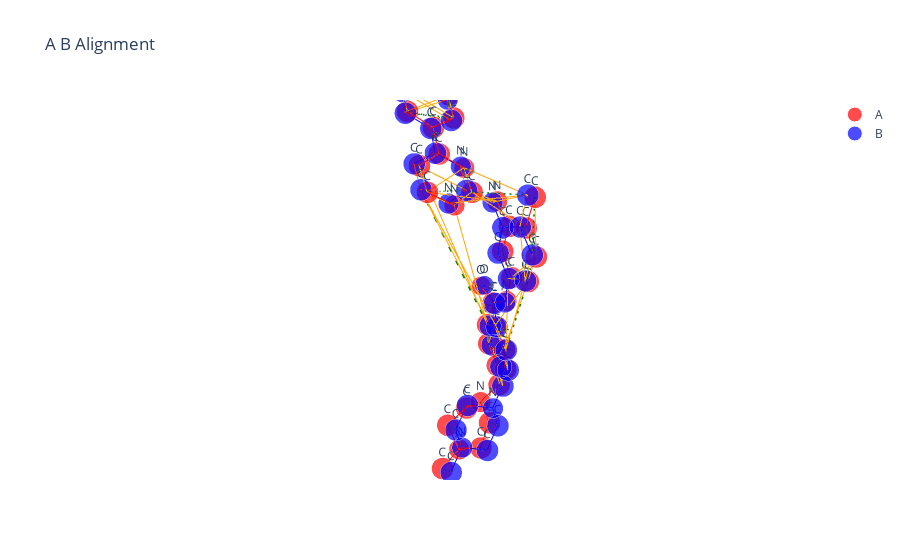

Notebook source saved alongside this figure:
### Code cell
data_path = "../Data/extra_bio_ligands"
ligand = '4csv_imatinib'
i = 21
nameB = f'{ligand}_model_{str(i)}_chainB_pH74'+'_arbalign.xyz'
path1 = os.path.join(data_path, 'extra_bio_ligands_reference', ligand+'.xyz')
path2 = os.path.join('arbalign_output', f'{ligand}_model_{str(i)}_chainB_pH74'+'-aligned_to-'+ligand+'.xyz')
molA = next(pybel.readfile("xyz", path1))
molB = next(pybel.readfile("xyz", path2))
X_A, T_A, B_A = otm.tl.process_molecule(molA, heavy_atoms_only=True) 
X_B, T_B, B_B = otm.tl.process_molecule(molB, heavy_atoms_only=True)
X_B_aligned, _, _ = otm.tl.kabsch(X_A, X_B, np.eye(X_A.shape[0]))
otm.tl.write_xyz_with_custom_labels(
    os.path.join('arbalign_output', nameB), 
    X_B_aligned, 
    T_B,
    comment="aligned by ArbAlign")
print(otm.tl.root_mean_square_deviation(X_A, X_B_aligned))
otm.pl.interactive_alignment_plot(X_A, X_B_aligned, T_A, T_B, B_A, B_B, assignment=np.arange(X_A.shape[0]))

### Figure 1 — Plotly figure (JSON) as saved in the notebook; plotly's stock layout.template omitted (floating-point values rounded to 4 significant figures)
{"data": [{"marker": {"color": "red", "size": [15.2, 15.2, 15.2, 15.2, 14.2, 15.2, 15.2, 15.2, 15.2, 14.2, 15.2, 14.2, 14.2, 15.2, 15.2, 15.2, 15.2, 15.2, 15.2, 14.2, 15.2, 15.2, 15.2, 15.2, 15.2, 15.2, 15.2, 15.2, 14.2, 15.2, 15.2, 14.2, 15.2, 15.2, 15.2, 13.2, 15.2], "symbol": "circle"}, "mode": "markers+text", "name": "A", "text": ["C", "C", "C", "C", "N", "C", "C", "C", "C", "N", "C", "N", "N", "C", "C", "C", "C", "C", "C", "N", "C", "C", "C", "C", "C", "C", "C", "C", "N", "C", "C", "N", "C", "C", "C", "O", "C"], "textposition": "top center", "type": "scatter3d", "x": [-21.68, -21.07, -21.83, -23.22, -23.8, -23.06, -21.19, -19.82, -19.33, -20.14, -21.45, -21.95, -22.43, -22.17, -21.68, -21.22, -21.17, -21.58, -22.07, -21.45, -21.73, -21.75, -21.24, -21.31, -21.87, -22.39, -22.34, -21.95, -20.77, -20.85, -19.54, -18.27, -17.23, -18.44, -19.45, -22.02, -21.76], "y": [2.567, 3.497, 4.438, 4.419, 3.486, 2.583, 5.482, 5.628, 6.653, 7.528, 7.382, 6.381, 8.101, 9.127, 10.41, 11.4, 11.18, 9.957, 8.93, 9.867, 8.822, 9.024, 10.16, 10.31, 9.316, 8.173, 8.045, 9.502, 9.144, 9.852, 10.38, 9.84, 9.551, 8.765, 9.236, 7.703, 10.64], "z": [7.269, 6.454, 5.751, 5.931, 6.732, 7.402, 4.881, 4.715, 3.906, 3.302, 3.484, 4.244, 2.954, 2.106, 2.673, 1.824, 0.458, -0.108, 0.726, -1.462, -2.275, -3.765, -4.361, -5.739, -6.539, -5.942, -4.557, -8.032, -8.87, -10.18, -10.81, -10.23, -11.24, -9.23, -8.213, -1.904, 4.162]}, {"marker": {"color": "blue", "size": [15.2, 15.2, 15.2, 15.2, 14.2, 15.2, 15.2, 15.2, 15.2, 14.2, 15.2, 14.2, 14.2, 15.2, 15.2, 15.2, 15.2, 15.2, 15.2, 14.2, 15.2, 15.2, 15.2, 15.2, 15.2, 15.2, 15.2, 15.2, 14.2, 15.2, 15.2, 14.2, 15.2, 15.2, 15.2, 13.2, 15.2], "symbol": "circle"}, "mode": "markers+text", "name": "B", "text": ["C", "C", "C", "C", "N", "C", "C", "C", "C", "N", "C", "N", "N", "C", "C", "C", "C", "C", "C", "N", "C", "C", "C", "C", "C", "C", "C", "C", "N", "C", "C", "N", "C", "C", "C", "O", "C"], "textposition": "top center", "type": "scatter3d", "x": [-21.92, -23.3, -21.92, -21.23, -23.98, -23.29, -21.24, -19.86, -21.42, -20.1, -21.53, -22.02, -22.25, -21.81, -21.45, -20.99, -21.24, -21.34, -21.74, -21.29, -21.74, -21.77, -21.31, -21.91, -22.45, -22.38, -19.3, -21.99, -20.73, -20.92, -19.57, -18.6, -17.31, -18.43, -19.76, -22.1, -21.06], "y": [2.203, 4.173, 4.153, 3.139, 3.246, 2.279, 5.178, 5.23, 7.055, 7.192, 10.42, 6.098, 7.97, 9.033, 10.26, 11.15, 10.28, 9.958, 8.912, 9.917, 8.915, 9.151, 10.48, 9.543, 8.398, 8.207, 6.262, 9.75, 10.11, 10.43, 10.84, 9.763, 10.16, 9.421, 9.034, 7.857, 11.3], "z": [7.012, 5.748, 5.632, 6.28, 6.469, 7.083, 4.836, 4.688, 3.488, 3.295, 4.257, 4.227, 2.906, 2.14, 2.748, 0.57, -4.31, -0.04049, 0.7508, -1.45, -2.266, -3.734, -5.686, -6.516, -5.944, -4.573, 3.916, -7.992, -8.576, -9.994, -10.62, -10.46, -11.04, -9.033, -8.423, -1.824, 1.949]}, {"line": {"color": "red", "width": 2}, "mode": "lines", "showlegend": false, "type": "scatter3d", "x": [-21.68, -21.07], "y": [2.567, 3.497], "z": [7.269, 6.454]}, {"line": {"color": "red", "width": 2}, "mode": "lines", "showlegend": false, "type": "scatter3d", "x": [-21.68, -23.06], "y": [2.567, 2.583], "z": [7.269, 7.402]}, {"line": {"color": "red", "width": 2}, "mode": "lines", "showlegend": false, "type": "scatter3d", "x": [-21.07, -21.83], "y": [3.497, 4.438], "z": [6.454, 5.751]}, {"line": {"color": "red", "width": 2}, "mode": "lines", "showlegend": false, "type": "scatter3d", "x": [-21.83, -23.22], "y": [4.438, 4.419], "z": [5.751, 5.931]}, {"line": {"color": "red", "width": 2}, "mode": "lines", "showlegend": false, "type": "scatter3d", "x": [-21.83, -21.19], "y": [4.438, 5.482], "z": [5.751, 4.881]}, {"line": {"color": "red", "width": 2}, "mode": "lines", "showlegend": false, "type": "scatter3d", "x": [-23.22, -23.8], "y": [4.419, 3.486], "z": [5.931, 6.732]}, {"line": {"color": "red", "width": 2}, "mode": "lines", "showlegend": false, "type": "scatter3d", "x": [-23.8, -23.06], "y": [3.486, 2.583], "z": [6.732, 7.402]}, {"line": {"color": "red", "width": 2}, "mode": "lines", "showlegend": false, "type": "scatter3d", "x": [-21.19, -19.82], "y": [5.482, 5.628], "z": [4.881, 4.715]}, {"line": {"color": "red", "width": 2}, "mode": "lines", "showlegend": false, "type": "scatter3d", "x": [-21.19, -21.95], "y": [5.482, 6.381], "z": [4.881, 4.244]}, {"line": {"color": "red", "width": 2}, "mode": "lines", "showlegend": false, "type": "scatter3d", "x": [-19.82, -19.33], "y": [5.628, 6.653], "z": [4.715, 3.906]}, {"line": {"color": "red", "width": 2}, "mode": "lines", "showlegend": false, "type": "scatter3d", "x": [-19.33, -20.14], "y": [6.653, 7.528], "z": [3.906, 3.302]}, {"line": {"color": "red", "width": 2}, "mode": "lines", "showlegend": false, "type": "scatter3d", "x": [-20.14, -21.45], "y": [7.528, 7.382], "z": [3.302, 3.484]}, {"line": {"color": "red", "width": 2}, "mode": "lines", "showlegend": false, "type": "scatter3d", "x": [-21.45, -21.95], "y": [7.382, 6.381], "z": [3.484, 4.244]}, {"line": {"color": "red", "width": 2}, "mode": "lines", "showlegend": false, "type": "scatter3d", "x": [-21.45, -22.43], "y": [7.382, 8.101], "z": [3.484, 2.954]}, {"line": {"color": "red", "width": 2}, "mode": "lines", "showlegend": false, "type": "scatter3d", "x": [-22.43, -22.17], "y": [8.101, 9.127], "z": [2.954, 2.106]}, {"line": {"color": "red", "width": 2}, "mode": "lines", "showlegend": false, "type": "scatter3d", "x": [-22.17, -21.68], "y": [9.127, 10.41], "z": [2.106, 2.673]}, {"line": {"color": "red", "width": 2}, "mode": "lines", "showlegend": false, "type": "scatter3d", "x": [-22.17, -22.07], "y": [9.127, 8.93], "z": [2.106, 0.726]}, {"line": {"color": "red", "width": 2}, "mode": "lines", "showlegend": false, "type": "scatter3d", "x": [-21.68, -21.22], "y": [10.41, 11.4], "z": [2.673, 1.824]}, {"line": {"color": "red", "width": 2}, "mode": "lines", "showlegend": false, "type": "scatter3d", "x": [-21.68, -21.76], "y": [10.41, 10.64], "z": [2.673, 4.162]}, {"line": {"color": "red", "width": 2}, "mode": "lines", "showlegend": false, "type": "scatter3d", "x": [-21.22, -21.17], "y": [11.4, 11.18], "z": [1.824, 0.458]}, {"line": {"color": "red", "width": 2}, "mode": "lines", "showlegend": false, "type": "scatter3d", "x": [-21.17, -21.58], "y": [11.18, 9.957], "z": [0.458, -0.108]}, {"line": {"color": "red", "width": 2}, "mode": "lines", "showlegend": false, "type": "scatter3d", "x": [-21.58, -22.07], "y": [9.957, 8.93], "z": [-0.108, 0.726]}, {"line": {"color": "red", "width": 2}, "mode": "lines", "showlegend": false, "type": "scatter3d", "x": [-21.58, -21.45], "y": [9.957, 9.867], "z": [-0.108, -1.462]}, {"line": {"color": "red", "width": 2}, "mode": "lines", "showlegend": false, "type": "scatter3d", "x": [-21.45, -21.73], "y": [9.867, 8.822], "z": [-1.462, -2.275]}, {"line": {"color": "red", "width": 2}, "mode": "lines", "showlegend": false, "type": "scatter3d", "x": [-21.73, -21.75], "y": [8.822, 9.024], "z": [-2.275, -3.765]}, {"line": {"color": "red", "width": 2}, "mode": "lines", "showlegend": false, "type": "scatter3d", "x": [-21.73, -22.02], "y": [8.822, 7.703], "z": [-2.275, -1.904]}, {"line": {"color": "red", "width": 2}, "mode": "lines", "showlegend": false, "type": "scatter3d", "x": [-21.75, -21.24], "y": [9.024, 10.16], "z": [-3.765, -4.361]}, {"line": {"color": "red", "width": 2}, "mode": "lines", "showlegend": false, "type": "scatter3d", "x": [-21.75, -22.34], "y": [9.024, 8.045], "z": [-3.765, -4.557]}, {"line": {"color": "red", "width": 2}, "mode": "lines", "showlegend": false, "type": "scatter3d", "x": [-21.24, -21.31], "y": [10.16, 10.31], "z": [-4.361, -5.739]}, {"line": {"color": "red", "width": 2}, "mode": "lines", "showlegend": false, "type": "scatter3d", "x": [-21.31, -21.87], "y": [10.31, 9.316], "z": [-5.739, -6.539]}, {"line": {"color": "red", "width": 2}, "mode": "lines", "showlegend": false, "type": "scatter3d", "x": [-21.87, -22.39], "y": [9.316, 8.173], "z": [-6.539, -5.942]}, {"line": {"color": "red", "width": 2}, "mode": "lines", "showlegend": false, "type": "scatter3d", "x": [-21.87, -21.95], "y": [9.316, 9.502], "z": [-6.539, -8.032]}, {"line": {"color": "red", "width": 2}, "mode": "lines", "showlegend": false, "type": "scatter3d", "x": [-22.39, -22.34], "y": [8.173, 8.045], "z": [-5.942, -4.557]}, {"line": {"color": "red", "width": 2}, "mode": "lines", "showlegend": false, "type": "scatter3d", "x": [-21.95, -20.77], "y": [9.502, 9.144], "z": [-8.032, -8.87]}, {"line": {"color": "red", "width": 2}, "mode": "lines", "showlegend": false, "type": "scatter3d", "x": [-20.77, -20.85], "y": [9.144, 9.852], "z": [-8.87, -10.18]}, {"line": {"color": "red", "width": 2}, "mode": "lines", "showlegend": false, "type": "scatter3d", "x": [-20.77, -19.45], "y": [9.144, 9.236], "z": [-8.87, -8.213]}, {"line": {"color": "red", "width": 2}, "mode": "lines", "showlegend": false, "type": "scatter3d", "x": [-20.85, -19.54], "y": [9.852, 10.38], "z": [-10.18, -10.81]}, {"line": {"color": "red", "width": 2}, "mode": "lines", "showlegend": false, "type": "scatter3d", "x": [-19.54, -18.27], "y": [10.38, 9.84], "z": [-10.81, -10.23]}, {"line": {"color": "red", "width": 2}, "mode": "lines", "showlegend": false, "type": "scatter3d", "x": [-18.27, -17.23], "y": [9.84, 9.551], "z": [-10.23, -11.24]}, {"line": {"color": "red", "width": 2}, "mode": "lines", "showlegend": false, "type": "scatter3d", "x": [-18.27, -18.44], "y": [9.84, 8.765], "z": [-10.23, -9.23]}, {"line": {"color": "red", "width": 2}, "mode": "lines", "showlegend": false, "type": "scatter3d", "x": [-18.44, -19.45], "y": [8.765, 9.236], "z": [-9.23, -8.213]}, {"line": {"color": "blue", "width": 2}, "mode": "lines", "showlegend": false, "type": "scatter3d", "x": [-21.92, -21.23], "y": [2.203, 3.139], "z": [7.012, 6.28]}, {"line": {"color": "blue", "width": 2}, "mode": "lines", "showlegend": false, "type": "scatter3d", "x": [-21.92, -23.29], "y": [2.203, 2.279], "z": [7.012, 7.083]}, {"line": {"color": "blue", "width": 2}, "mode": "lines", "showlegend": false, "type": "scatter3d", "x": [-23.3, -21.92], "y": [4.173, 4.153], "z": [5.748, 5.632]}, {"line": {"color": "blue", "width": 2}, "mode": "lines", "showlegend": false, "type": "scatter3d", "x": [-23.3, -23.98], "y": [4.173, 3.246], "z": [5.748, 6.469]}, {"line": {"color": "blue", "width": 2}, "mode": "lines", "showlegend": false, "type": "scatter3d", "x": [-21.92, -21.23], "y": [4.153, 3.139], "z": [5.632, 6.28]}, {"line": {"color": "blue", "width": 2}, "mode": "lines", "showlegend": false, "type": "scatter3d", "x": [-21.92, -21.24], "y": [4.153, 5.178], "z": [5.632, 4.836]}, {"line": {"color": "blue", "width": 2}, "mode": "lines", "showlegend": false, "type": "scatter3d", "x": [-23.98, -23.29], "y": [3.246, 2.279], "z": [6.469, 7.083]}, {"line": {"color": "blue", "width": 2}, "mode": "lines", "showlegend": false, "type": "scatter3d", "x": [-21.24, -19.86], "y": [5.178, 5.23], "z": [4.836, 4.688]}, {"line": {"color": "blue", "width": 2}, "mode": "lines", "showlegend": false, "type": "scatter3d", "x": [-21.24, -22.02], "y": [5.178, 6.098], "z": [4.836, 4.227]}, {"line": {"color": "blue", "width": 2}, "mode": "lines", "showlegend": false, "type": "scatter3d", "x": [-19.86, -19.3], "y": [5.23, 6.262], "z": [4.688, 3.916]}, {"line": {"color": "blue", "width": 2}, "mode": "lines", "showlegend": false, "type": "scatter3d", "x": [-21.42, -20.1], "y": [7.055, 7.192], "z": [3.488, 3.295]}, {"line": {"color": "blue", "width": 2}, "mode": "lines", "showlegend": false, "type": "scatter3d", "x": [-21.42, -22.02], "y": [7.055, 6.098], "z": [3.488, 4.227]}, {"line": {"color": "blue", "width": 2}, "mode": "lines", "showlegend": false, "type": "scatter3d", "x": [-21.42, -22.25], "y": [7.055, 7.97], "z": [3.488, 2.906]}, {"line": {"color": "blue", "width": 2}, "mode": "lines", "showlegend": false, "type": "scatter3d", "x": [-20.1, -19.3], "y": [7.192, 6.262], "z": [3.295, 3.916]}, {"line": {"color": "blue", "width": 2}, "mode": "lines", "showlegend": false, "type": "scatter3d", "x": [-21.53, -21.45], "y": [10.42, 10.26], "z": [4.257, 2.748]}, {"line": {"color": "blue", "width": 2}, "mode": "lines", "showlegend": false, "type": "scatter3d", "x": [-22.25, -21.81], "y": [7.97, 9.033], "z": [2.906, 2.14]}, {"line": {"color": "blue", "width": 2}, "mode": "lines", "showlegend": false, "type": "scatter3d", "x": [-21.81, -21.45], "y": [9.033, 10.26], "z": [2.14, 2.748]}, {"line": {"color": "blue", "width": 2}, "mode": "lines", "showlegend": false, "type": "scatter3d", "x": [-21.81, -21.74], "y": [9.033, 8.912], "z": [2.14, 0.7508]}, {"line": {"color": "blue", "width": 2}, "mode": "lines", "showlegend": false, "type": "scatter3d", "x": [-21.45, -21.06], "y": [10.26, 11.3], "z": [2.748, 1.949]}, {"line": {"color": "blue", "width": 2}, "mode": "lines", "showlegend": false, "type": "scatter3d", "x": [-20.99, -21.34], "y": [11.15, 9.958], "z": [0.57, -0.04049]}, {"line": {"color": "blue", "width": 2}, "mode": "lines", "showlegend": false, "type": "scatter3d", "x": [-20.99, -21.06], "y": [11.15, 11.3], "z": [0.57, 1.949]}, {"line": {"color": "blue", "width": 2}, "mode": "lines", "showlegend": false, "type": "scatter3d", "x": [-21.24, -21.77], "y": [10.28, 9.151], "z": [-4.31, -3.734]}, {"line": {"color": "blue", "width": 2}, "mode": "lines", "showlegend": false, "type": "scatter3d", "x": [-21.24, -21.31], "y": [10.28, 10.48], "z": [-4.31, -5.686]}, {"line": {"color": "blue", "width": 2}, "mode": "lines", "showlegend": false, "type": "scatter3d", "x": [-21.34, -21.74], "y": [9.958, 8.912], "z": [-0.04049, 0.7508]}, {"line": {"color": "blue", "width": 2}, "mode": "lines", "showlegend": false, "type": "scatter3d", "x": [-21.34, -21.29], "y": [9.958, 9.917], "z": [-0.04049, -1.45]}, {"line": {"color": "blue", "width": 2}, "mode": "lines", "showlegend": false, "type": "scatter3d", "x": [-21.29, -21.74], "y": [9.917, 8.915], "z": [-1.45, -2.266]}, {"line": {"color": "blue", "width": 2}, "mode": "lines", "showlegend": false, "type": "scatter3d", "x": [-21.74, -21.77], "y": [8.915, 9.151], "z": [-2.266, -3.734]}, {"line": {"color": "blue", "width": 2}, "mode": "lines", "showlegend": false, "type": "scatter3d", "x": [-21.74, -22.1], "y": [8.915, 7.857], "z": [-2.266, -1.824]}, {"line": {"color": "blue", "width": 2}, "mode": "lines", "showlegend": false, "type": "scatter3d", "x": [-21.77, -22.38], "y": [9.151, 8.207], "z": [-3.734, -4.573]}, {"line": {"color": "blue", "width": 2}, "mode": "lines", "showlegend": false, "type": "scatter3d", "x": [-21.31, -21.91], "y": [10.48, 9.543], "z": [-5.686, -6.516]}, {"line": {"color": "blue", "width": 2}, "mode": "lines", "showlegend": false, "type": "scatter3d", "x": [-21.91, -22.45], "y": [9.543, 8.398], "z": [-6.516, -5.944]}, {"line": {"color": "blue", "width": 2}, "mode": "lines", "showlegend": false, "type": "scatter3d", "x": [-21.91, -21.99], "y": [9.543, 9.75], "z": [-6.516, -7.992]}, {"line": {"color": "blue", "width": 2}, "mode": "lines", "showlegend": false, "type": "scatter3d", "x": [-22.45, -22.38], "y": [8.398, 8.207], "z": [-5.944, -4.573]}, {"line": {"color": "blue", "width": 2}, "mode": "lines", "showlegend": false, "type": "scatter3d", "x": [-21.99, -20.73], "y": [9.75, 10.11], "z": [-7.992, -8.576]}, {"line": {"color": "blue", "width": 2}, "mode": "lines", "showlegend": false, "type": "scatter3d", "x": [-20.73, -20.92], "y": [10.11, 10.43], "z": [-8.576, -9.994]}, {"line": {"color": "blue", "width": 2}, "mode": "lines", "showlegend": false, "type": "scatter3d", "x": [-20.73, -19.76], "y": [10.11, 9.034], "z": [-8.576, -8.423]}, {"line": {"color": "blue", "width": 2}, "mode": "lines", "showlegend": false, "type": "scatter3d", "x": [-20.92, -19.57], "y": [10.43, 10.84], "z": [-9.994, -10.62]}, {"line": {"color": "blue", "width": 2}, "mode": "lines", "showlegend": false, "type": "scatter3d", "x": [-19.57, -18.6], "y": [10.84, 9.763], "z": [-10.62, -10.46]}, {"line": {"color": "blue", "width": 2}, "mode": "lines", "showlegend": false, "type": "scatter3d", "x": [-18.6, -17.31], "y": [9.763, 10.16], "z": [-10.46, -11.04]}, {"line": {"color": "blue", "width": 2}, "mode": "lines", "showlegend": false, "type": "scatter3d", "x": [-18.6, -18.43], "y": [9.763, 9.421], "z": [-10.46, -9.033]}, {"line": {"color": "blue", "width": 2}, "mode": "lines", "showlegend": false, "type": "scatter3d", "x": [-18.43, -19.76], "y": [9.421, 9.034], "z": [-9.033, -8.423]}, {"line": {"color": "green", "dash": "longdash", "width": 3}, "mode": "lines", "showlegend": false, "type": "scatter3d", "x": [-21.68, -21.92], "y": [2.567, 2.203], "z": [7.269, 7.012]}, {"line": {"color": "green", "dash": "longdash", "width": 3}, "mode": "lines", "showlegend": false, "type": "scatter3d", "x": [-21.07, -23.3], "y": [3.497, 4.173], "z": [6.454, 5.748]}, {"line": {"color": "green", "dash": "longdash", "width": 3}, "mode": "lines", "showlegend": false, "type": "scatter3d", "x": [-21.83, -21.92], "y": [4.438, 4.153], "z": [5.751, 5.632]}, {"line": {"color": "green", "dash": "longdash", "width": 3}, "mode": "lines", "showlegend": false, "type": "scatter3d", "x": [-23.22, -21.23], "y": [4.419, 3.139], "z": [5.931, 6.28]}, {"line": {"color": "green", "dash": "longdash", "width": 3}, "mode": "lines", "showlegend": false, "type": "scatter3d", "x": [-23.8, -23.98], "y": [3.486, 3.246], "z": [6.732, 6.469]}, {"line": {"color": "green", "dash": "longdash", "width": 3}, "mode": "lines", "showlegend": false, "type": "scatter3d", "x": [-23.06, -23.29], "y": [2.583, 2.279], "z": [7.402, 7.083]}, {"line": {"color": "green", "dash": "longdash", "width": 3}, "mode": "lines", "showlegend": false, "type": "scatter3d", "x": [-21.19, -21.24], "y": [5.482, 5.178], "z": [4.881, 4.836]}, {"line": {"color": "green", "dash": "longdash", "width": 3}, "mode": "lines", "showlegend": false, "type": "scatter3d", "x": [-19.82, -19.86], "y": [5.628, 5.23], "z": [4.715, 4.688]}, {"line": {"color": "green", "dash": "longdash", "width": 3}, "mode": "lines", "showlegend": false, "type": "scatter3d", "x": [-19.33, -21.42], "y": [6.653, 7.055], "z": [3.906, 3.488]}, {"line": {"color": "green", "dash": "longdash", "width": 3}, "mode": "lines", "showlegend": false, "type": "scatter3d", "x": [-20.14, -20.1], "y": [7.528, 7.192], "z": [3.302, 3.295]}, {"line": {"color": "green", "dash": "longdash", "width": 3}, "mode": "lines", "showlegend": false, "type": "scatter3d", "x": [-21.45, -21.53], "y": [7.382, 10.42], "z": [3.484, 4.257]}, {"line": {"color": "green", "dash": "longdash", "width": 3}, "mode": "lines", "showlegend": false, "type": "scatter3d", "x": [-21.95, -22.02], "y": [6.381, 6.098], "z": [4.244, 4.227]}, {"line": {"color": "green", "dash": "longdash", "width": 3}, "mode": "lines", "showlegend": false, "type": "scatter3d", "x": [-22.43, -22.25], "y": [8.101, 7.97], "z": [2.954, 2.906]}, {"line": {"color": "green", "dash": "longdash", "width": 3}, "mode": "lines", "showlegend": false, "type": "scatter3d", "x": [-22.17, -21.81], "y": [9.127, 9.033], "z": [2.106, 2.14]}, {"line": {"color": "green", "dash": "longdash", "width": 3}, "mode": "lines", "showlegend": false, "type": "scatter3d", "x": [-21.68, -21.45], "y": [10.41, 10.26], "z": [2.673, 2.748]}, {"line": {"color": "green", "dash": "longdash", "width": 3}, "mode": "lines", "showlegend": false, "type": "scatter3d", "x": [-21.22, -20.99], "y": [11.4, 11.15], "z": [1.824, 0.57]}, {"line": {"color": "green", "dash": "longdash", "width": 3}, "mode": "lines", "showlegend": false, "type": "scatter3d", "x": [-21.17, -21.24], "y": [11.18, 10.28], "z": [0.458, -4.31]}, {"line": {"color": "green", "dash": "longdash", "width": 3}, "mode": "lines", "showlegend": false, "type": "scatter3d", "x": [-21.58, -21.34], "y": [9.957, 9.958], "z": [-0.108, -0.04049]}, {"line": {"color": "green", "dash": "longdash", "width": 3}, "mode": "lines", "showlegend": false, "type": "scatter3d", "x": [-22.07, -21.74], "y": [8.93, 8.912], "z": [0.726, 0.7508]}, {"line": {"color": "green", "dash": "longdash", "width": 3}, "mode": "lines", "showlegend": false, "type": "scatter3d", "x": [-21.45, -21.29], "y": [9.867, 9.917], "z": [-1.462, -1.45]}, {"line": {"color": "green", "dash": "longdash", "width": 3}, "mode": "lines", "showlegend": false, "type": "scatter3d", "x": [-21.73, -21.74], "y": [8.822, 8.915], "z": [-2.275, -2.266]}, {"line": {"color": "green", "dash": "longdash", "width": 3}, "mode": "lines", "showlegend": false, "type": "scatter3d", "x": [-21.75, -21.77], "y": [9.024, 9.151], "z": [-3.765, -3.734]}, {"line": {"color": "green", "dash": "longdash", "width": 3}, "mode": "lines", "showlegend": false, "type": "scatter3d", "x": [-21.24, -21.31], "y": [10.16, 10.48], "z": [-4.361, -5.686]}, {"line": {"color": "green", "dash": "longdash", "width": 3}, "mode": "lines", "showlegend": false, "type": "scatter3d", "x": [-21.31, -21.91], "y": [10.31, 9.543], "z": [-5.739, -6.516]}, {"line": {"color": "green", "dash": "longdash", "width": 3}, "mode": "lines", "showlegend": false, "type": "scatter3d", "x": [-21.87, -22.45], "y": [9.316, 8.398], "z": [-6.539, -5.944]}, {"line": {"color": "green", "dash": "longdash", "width": 3}, "mode": "lines", "showlegend": false, "type": "scatter3d", "x": [-22.39, -22.38], "y": [8.173, 8.207], "z": [-5.942, -4.573]}, {"line": {"color": "green", "dash": "longdash", "width": 3}, "mode": "lines", "showlegend": false, "type": "scatter3d", "x": [-22.34, -19.3], "y": [8.045, 6.262], "z": [-4.557, 3.916]}, {"line": {"color": "green", "dash": "longdash", "width": 3}, "mode": "lines", "showlegend": false, "type": "scatter3d", "x": [-21.95, -21.99], "y": [9.502, 9.75], "z": [-8.032, -7.992]}, {"line": {"color": "green", "dash": "longdash", "width": 3}, "mode": "lines", "showlegend": false, "type": "scatter3d", "x": [-20.77, -20.73], "y": [9.144, 10.11], "z": [-8.87, -8.576]}, {"line": {"color": "green", "dash": "longdash", "width": 3}, "mode": "lines", "showlegend": false, "type": "scatter3d", "x": [-20.85, -20.92], "y": [9.852, 10.43], "z": [-10.18, -9.994]}, {"line": {"color": "green", "dash": "longdash", "width": 3}, "mode": "lines", "showlegend": false, "type": "scatter3d", "x": [-19.54, -19.57], "y": [10.38, 10.84], "z": [-10.81, -10.62]}, {"line": {"color": "green", "dash": "longdash", "width": 3}, "mode": "lines", "showlegend": false, "type": "scatter3d", "x": [-18.27, -18.6], "y": [9.84, 9.763], "z": [-10.23, -10.46]}, {"line": {"color": "green", "dash": "longdash", "width": 3}, "mode": "lines", "showlegend": false, "type": "scatter3d", "x": [-17.23, -17.31], "y": [9.551, 10.16], "z": [-11.24, -11.04]}, {"line": {"color": "green", "dash": "longdash", "width": 3}, "mode": "lines", "showlegend": false, "type": "scatter3d", "x": [-18.44, -18.43], "y": [8.765, 9.421], "z": [-9.23, -9.033]}, {"line": {"color": "green", "dash": "longdash", "width": 3}, "mode": "lines", "showlegend": false, "type": "scatter3d", "x": [-19.45, -19.76], "y": [9.236, 9.034], "z": [-8.213, -8.423]}, {"line": {"color": "green", "dash": "longdash", "width": 3}, "mode": "lines", "showlegend": false, "type": "scatter3d", "x": [-22.02, -22.1], "y": [7.703, 7.857], "z": [-1.904, -1.824]}, {"line": {"color": "green", "dash": "longdash", "width": 3}, "mode": "lines", "showlegend": false, "type": "scatter3d", "x": [-21.76, -21.06], "y": [10.64, 11.3], "z": [4.162, 1.949]}, {"line": {"color": "orange", "width": 2}, "mode": "lines", "showlegend": false, "type": "scatter3d", "x": [-21.68, -21.07], "y": [2.567, 3.497], "z": [7.269, 6.454]}, {"line": {"color": "orange", "width": 2}, "mode": "lines", "showlegend": false, "type": "scatter3d", "x": [-21.92, -23.3], "y": [2.203, 4.173], "z": [7.012, 5.748]}, {"line": {"color": "orange", "width": 2}, "mode": "lines", "showlegend": false, "type": "scatter3d", "x": [-21.68, -23.22], "y": [2.567, 4.419], "z": [7.269, 5.931]}, {"line": {"color": "orange", "width": 2}, "mode": "lines", "showlegend": false, "type": "scatter3d", "x": [-21.92, -21.23], "y": [2.203, 3.139], "z": [7.012, 6.28]}, {"line": {"color": "orange", "width": 2}, "mode": "lines", "showlegend": false, "type": "scatter3d", "x": [-21.07, -23.8], "y": [3.497, 3.486], "z": [6.454, 6.732]}, {"line": {"color": "orange", "width": 2}, "mode": "lines", "showlegend": false, "type": "scatter3d", "x": [-23.3, -23.98], "y": [4.173, 3.246], "z": [5.748, 6.469]}, {"line": {"color": "orange", "width": 2}, "mode": "lines", "showlegend": false, "type": "scatter3d", "x": [-23.22, -23.8], "y": [4.419, 3.486], "z": [5.931, 6.732]}, {"line": {"color": "orange", "width": 2}, "mode": "lines", "showlegend": false, "type": "scatter3d", "x": [-21.23, -23.98], "y": [3.139, 3.246], "z": [6.28, 6.469]}, {"line": {"color": "orange", "width": 2}, "mode": "lines", "showlegend": false, "type": "scatter3d", "x": [-19.82, -19.33], "y": [5.628, 6.653], "z": [4.715, 3.906]}, {"line": {"color": "orange", "width": 2}, "mode": "lines", "showlegend": false, "type": "scatter3d", "x": [-19.86, -21.42], "y": [5.23, 7.055], "z": [4.688, 3.488]}, {"line": {"color": "orange", "width": 2}, "mode": "lines", "showlegend": false, "type": "scatter3d", "x": [-19.82, -22.34], "y": [5.628, 8.045], "z": [4.715, -4.557]}, {"line": {"color": "orange", "width": 2}, "mode": "lines", "showlegend": false, "type": "scatter3d", "x": [-19.86, -19.3], "y": [5.23, 6.262], "z": [4.688, 3.916]}, {"line": {"color": "orange", "width": 2}, "mode": "lines", "showlegend": false, "type": "scatter3d", "x": [-19.33, -21.95], "y": [6.653, 6.381], "z": [3.906, 4.244]}, {"line": {"color": "orange", "width": 2}, "mode": "lines", "showlegend": false, "type": "scatter3d", "x": [-21.42, -22.02], "y": [7.055, 6.098], "z": [3.488, 4.227]}, {"line": {"color": "orange", "width": 2}, "mode": "lines", "showlegend": false, "type": "scatter3d", "x": [-19.33, -22.43], "y": [6.653, 8.101], "z": [3.906, 2.954]}, {"line": {"color": "orange", "width": 2}, "mode": "lines", "showlegend": false, "type": "scatter3d", "x": [-21.42, -22.25], "y": [7.055, 7.97], "z": [3.488, 2.906]}, {"line": {"color": "orange", "width": 2}, "mode": "lines", "showlegend": false, "type": "scatter3d", "x": [-20.14, -21.45], "y": [7.528, 7.382], "z": [3.302, 3.484]}, {"line": {"color": "orange", "width": 2}, "mode": "lines", "showlegend": false, "type": "scatter3d", "x": [-20.1, -21.53], "y": [7.192, 10.42], "z": [3.295, 4.257]}, {"line": {"color": "orange", "width": 2}, "mode": "lines", "showlegend": false, "type": "scatter3d", "x": [-20.14, -22.34], "y": [7.528, 8.045], "z": [3.302, -4.557]}, {"line": {"color": "orange", "width": 2}, "mode": "lines", "showlegend": false, "type": "scatter3d", "x": [-20.1, -19.3], "y": [7.192, 6.262], "z": [3.295, 3.916]}, {"line": {"color": "orange", "width": 2}, "mode": "lines", "showlegend": false, "type": "scatter3d", "x": [-21.45, -21.95], "y": [7.382, 6.381], "z": [3.484, 4.244]}, {"line": {"color": "orange", "width": 2}, "mode": "lines", "showlegend": false, "type": "scatter3d", "x": [-21.53, -22.02], "y": [10.42, 6.098], "z": [4.257, 4.227]}, {"line": {"color": "orange", "width": 2}, "mode": "lines", "showlegend": false, "type": "scatter3d", "x": [-21.45, -22.43], "y": [7.382, 8.101], "z": [3.484, 2.954]}, {"line": {"color": "orange", "width": 2}, "mode": "lines", "showlegend": false, "type": "scatter3d", "x": [-21.53, -22.25], "y": [10.42, 7.97], "z": [4.257, 2.906]}, {"line": {"color": "orange", "width": 2}, "mode": "lines", "showlegend": false, "type": "scatter3d", "x": [-21.45, -21.68], "y": [7.382, 10.41], "z": [3.484, 2.673]}, {"line": {"color": "orange", "width": 2}, "mode": "lines", "showlegend": false, "type": "scatter3d", "x": [-21.53, -21.45], "y": [10.42, 10.26], "z": [4.257, 2.748]}, {"line": {"color": "orange", "width": 2}, "mode": "lines", "showlegend": false, "type": "scatter3d", "x": [-21.68, -21.22], "y": [10.41, 11.4], "z": [2.673, 1.824]}, {"line": {"color": "orange", "width": 2}, "mode": "lines", "showlegend": false, "type": "scatter3d", "x": [-21.45, -20.99], "y": [10.26, 11.15], "z": [2.748, 0.57]}, {"line": {"color": "orange", "width": 2}, "mode": "lines", "showlegend": false, "type": "scatter3d", "x": [-21.22, -21.17], "y": [11.4, 11.18], "z": [1.824, 0.458]}, {"line": {"color": "orange", "width": 2}, "mode": "lines", "showlegend": false, "type": "scatter3d", "x": [-20.99, -21.24], "y": [11.15, 10.28], "z": [0.57, -4.31]}, {"line": {"color": "orange", "width": 2}, "mode": "lines", "showlegend": false, "type": "scatter3d", "x": [-21.22, -21.58], "y": [11.4, 9.957], "z": [1.824, -0.108]}, {"line": {"color": "orange", "width": 2}, "mode": "lines", "showlegend": false, "type": "scatter3d", "x": [-20.99, -21.34], "y": [11.15, 9.958], "z": [0.57, -0.04049]}, {"line": {"color": "orange", "width": 2}, "mode": "lines", "showlegend": false, "type": "scatter3d", "x": [-21.22, -21.76], "y": [11.4, 10.64], "z": [1.824, 4.162]}, {"line": {"color": "orange", "width": 2}, "mode": "lines", "showlegend": false, "type": "scatter3d", "x": [-20.99, -21.06], "y": [11.15, 11.3], "z": [0.57, 1.949]}, {"line": {"color": "orange", "width": 2}, "mode": "lines", "showlegend": false, "type": "scatter3d", "x": [-21.17, -21.58], "y": [11.18, 9.957], "z": [0.458, -0.108]}, {"line": {"color": "orange", "width": 2}, "mode": "lines", "showlegend": false, "type": "scatter3d", "x": [-21.24, -21.34], "y": [10.28, 9.958], "z": [-4.31, -0.04049]}, {"line": {"color": "orange", "width": 2}, "mode": "lines", "showlegend": false, "type": "scatter3d", "x": [-21.17, -21.75], "y": [11.18, 9.024], "z": [0.458, -3.765]}, {"line": {"color": "orange", "width": 2}, "mode": "lines", "showlegend": false, "type": "scatter3d", "x": [-21.24, -21.77], "y": [10.28, 9.151], "z": [-4.31, -3.734]}, {"line": {"color": "orange", "width": 2}, "mode": "lines", "showlegend": false, "type": "scatter3d", "x": [-21.17, -21.24], "y": [11.18, 10.16], "z": [0.458, -4.361]}, {"line": {"color": "orange", "width": 2}, "mode": "lines", "showlegend": false, "type": "scatter3d", "x": [-21.24, -21.31], "y": [10.28, 10.48], "z": [-4.31, -5.686]}, {"line": {"color": "orange", "width": 2}, "mode": "lines", "showlegend": false, "type": "scatter3d", "x": [-21.75, -21.24], "y": [9.024, 10.16], "z": [-3.765, -4.361]}, {"line": {"color": "orange", "width": 2}, "mode": "lines", "showlegend": false, "type": "scatter3d", "x": [-21.77, -21.31], "y": [9.151, 10.48], "z": [-3.734, -5.686]}, {"line": {"color": "orange", "width": 2}, "mode": "lines", "showlegend": false, "type": "scatter3d", "x": [-21.75, -22.39], "y": [9.024, 8.173], "z": [-3.765, -5.942]}, {"line": {"color": "orange", "width": 2}, "mode": "lines", "showlegend": false, "type": "scatter3d", "x": [-21.77, -22.38], "y": [9.151, 8.207], "z": [-3.734, -4.573]}, {"line": {"color": "orange", "width": 2}, "mode": "lines", "showlegend": false, "type": "scatter3d", "x": [-21.75, -22.34], "y": [9.024, 8.045], "z": [-3.765, -4.557]}, {"line": {"color": "orange", "width": 2}, "mode": "lines", "showlegend": false, "type": "scatter3d", "x": [-21.77, -19.3], "y": [9.151, 6.262], "z": [-3.734, 3.916]}, {"line": {"color": "orange", "width": 2}, "mode": "lines", "showlegend": false, "type": "scatter3d", "x": [-21.31, -21.95], "y": [10.31, 9.502], "z": [-5.739, -8.032]}, {"line": {"color": "orange", "width": 2}, "mode": "lines", "showlegend": false, "type": "scatter3d", "x": [-21.91, -21.99], "y": [9.543, 9.75], "z": [-6.516, -7.992]}, {"line": {"color": "orange", "width": 2}, "mode": "lines", "showlegend": false, "type": "scatter3d", "x": [-21.87, -21.95], "y": [9.316, 9.502], "z": [-6.539, -8.032]}, {"line": {"color": "orange", "width": 2}, "mode": "lines", "showlegend": false, "type": "scatter3d", "x": [-22.45, -21.99], "y": [8.398, 9.75], "z": [-5.944, -7.992]}, {"line": {"color": "orange", "width": 2}, "mode": "lines", "showlegend": false, "type": "scatter3d", "x": [-22.39, -22.34], "y": [8.173, 8.045], "z": [-5.942, -4.557]}, {"line": {"color": "orange", "width": 2}, "mode": "lines", "showlegend": false, "type": "scatter3d", "x": [-22.38, -19.3], "y": [8.207, 6.262], "z": [-4.573, 3.916]}], "layout": {"scene": {"aspectmode": "data", "xaxis": {"title": {"text": "X"}, "visible": false}, "yaxis": {"title": {"text": "Y"}, "visible": false}, "zaxis": {"title": {"text": "Z"}, "visible": false}}, "showlegend": true, "title": {"text": "A B Alignment"}}}
